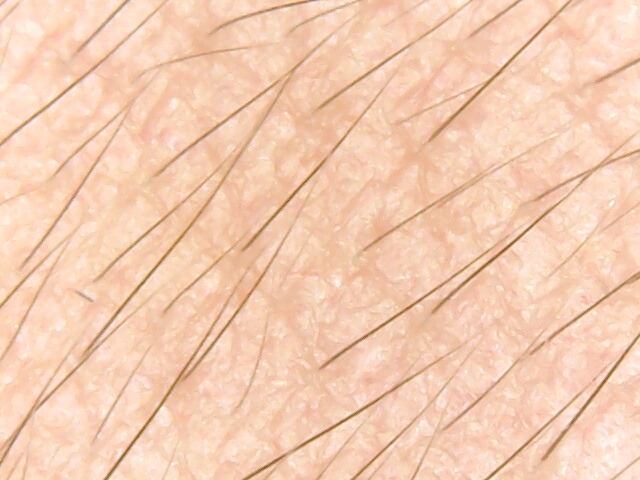
#> input picture Ai Module/Neonatal Jaundice Assessment A Dataset of Forehead and Sternum Images for Bilirubin Estimation/Neonatal Jaundice Assessment A Dataset of Forehead and Sternum Images for Bilirubin Estimation/Forehead/10.jpg, 640 x 480 px
$ python -i image_processing_training.py   (imports and definitions only)
#> lines starting #> are read from the running program, lines starting #| are printed output that depends on the picture; after the words box and inside, x2 and y2 are one past the last pixel; in counts of white or black regions, pixels touching at a corner belong together
import cv2
import numpy as np

# -------------------------------
# Load & Preprocess
# -------------------------------

def load_image(path):
    img = cv2.imread(path)
#> img is the input picture: shape (480, 640, 3); mean B, G, R 178.1, 204.7, 244.3
    if img is None:
        raise ValueError(f"Image not found at {path}")
    return cv2.cvtColor(img, cv2.COLOR_BGR2RGB)


def preprocess(image):
    max_size = 512
#> max_size = 512
    h, w = image.shape[:2]
#> h = 480; w = 640

    if max(h, w) > max_size:
        scale = max_size / max(h, w)
#> scale = 0.8
        image = cv2.resize(image, (int(w*scale), int(h*scale)))
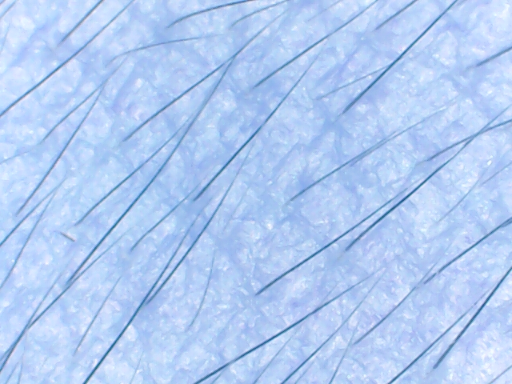
#> image: shape (384, 512, 3); mean of channels 0, 1, 2 244.3, 204.6, 178; drawn as B, G, R

    return cv2.GaussianBlur(image, (5,5), 0)
#> returned value: shape (384, 512, 3)

# -------------------------------
# SKIN REGION DETECTION 🔥
# -------------------------------

def segment_skin(image):
    ycrcb = cv2.cvtColor(image, cv2.COLOR_RGB2YCrCb)
#> ycrcb: shape (384, 512, 3); mean of channels 0, 1, 2 213.4, 150, 108.1

    lower = np.array([0,133,77], dtype=np.uint8)
    upper = np.array([255,173,127], dtype=np.uint8)

    mask = cv2.inRange(ycrcb, lower, upper)
#> mask: shape (384, 512); every value is 255

    kernel = cv2.getStructuringElement(cv2.MORPH_ELLIPSE, (5,5))
    mask = cv2.morphologyEx(mask, cv2.MORPH_OPEN, kernel)

    contours, _ = cv2.findContours(mask, cv2.RETR_EXTERNAL, cv2.CHAIN_APPROX_SIMPLE)
#> contours = [[[0, 0], [0, 383], [511, 383], [511, 0]]]

    if not contours:
        return image, image, mask

    largest = max(contours, key=cv2.contourArea)
#> largest = [[0, 0], [0, 383], [511, 383], [511, 0]]

    final_mask = np.zeros_like(mask)
    cv2.drawContours(final_mask, [largest], -1, 255, -1)

    skin_only = cv2.bitwise_and(image, image, mask=final_mask)

    x, y, w, h = cv2.boundingRect(largest)
#> x = 0; y = 0; w = 512; h = 384
    cropped = image[y:y+h, x:x+w]

    # Debug image (for professors 💯)
    debug = image.copy()
    cv2.rectangle(debug, (x,y), (x+w,y+h), (0,255,0), 2)
    cv2.putText(debug, "Skin Region Used", (10,30),
                cv2.FONT_HERSHEY_SIMPLEX, 0.8, (0,255,0), 2)
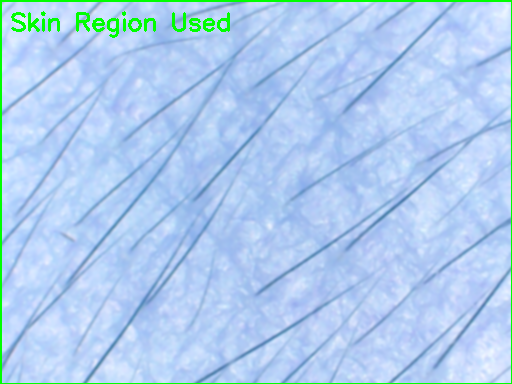
#> debug: shape (384, 512, 3); mean of channels 0, 1, 2 238.9, 205.5, 174; drawn as B, G, R

    return cropped, debug, final_mask

# -------------------------------
# FEATURE EXTRACTION
# -------------------------------

def extract_features(image):
    pixels = image[np.any(image > 0, axis=2)]

    if len(pixels) == 0:
        return None

    R = pixels[:,0]
    G = pixels[:,1]
    B = pixels[:,2]

    features = {
        "mean_R": np.mean(R),
        "mean_G": np.mean(G),
        "mean_B": np.mean(B),
        "std_R": np.std(R),
        "std_G": np.std(G),
        "std_B": np.std(B),
        "R_B_ratio": np.mean(R)/(np.mean(B)+1e-6),
        "yellow_index": np.mean(R)-np.mean(B),
    }
#> features = {'mean_R': 244.3, 'mean_G': 204.6, 'mean_B': 178, 'std_R': 10.96, 'std_G': 14.58, 'std_B': 18.93, 'R_B_ratio': 1.37, 'yellow_index': 66.25}

    return features

# -------------------------------
# MAIN PIPELINE (TRAINING)
# -------------------------------

def process_image(image_path):
    img = preprocess(load_image(image_path))

    skin_crop, debug_img, mask = segment_skin(img)

    features = extract_features(skin_crop)

    # Save debug output
    cv2.imwrite("debug_region.jpg", cv2.cvtColor(debug_img, cv2.COLOR_RGB2BGR))
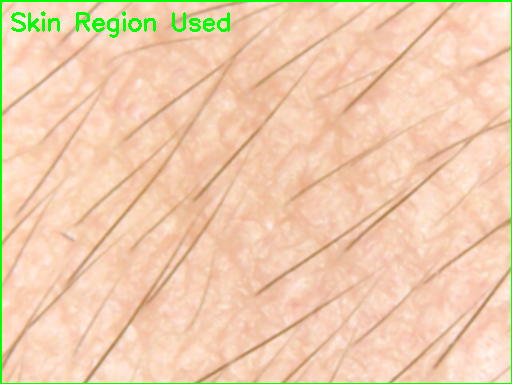
#> saved as debug_region.jpg: shape (384, 512, 3); mean B, G, R 174, 205.5, 238.9
    cv2.imwrite("mask.jpg", mask)

    return features


>>> result = process_image('../../../../Ai Module/Neonatal Jaundice Assessment A Dataset of Forehead and Sternum Images for Bilirubin Estimation/Neonatal Jaundice Assessment A Dataset of Forehead and Sternum Images for Bilirubin Estimation/Forehead/10.jpg')
#> result has the same summary as features in extract_features

$ run again, on Ai Module/Neonatal Jaundice Assessment A Dataset of Forehead and Sternum Images for Bilirubin Estimation/Neonatal Jaundice Assessment A Dataset of Forehead and Sternum Images for Bilirubin Estimation/Forehead/100.jpg
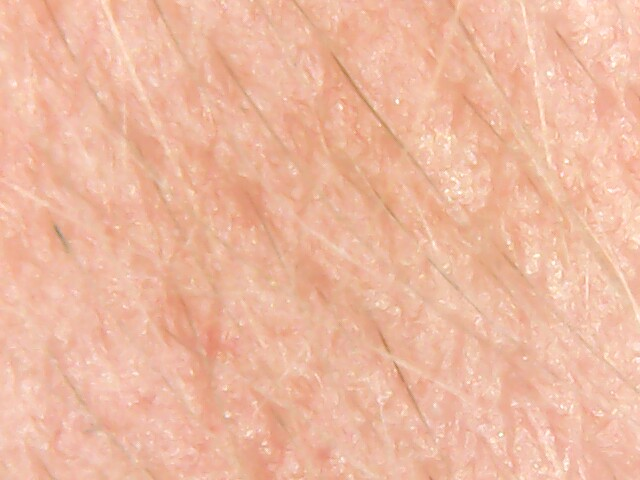
#> input picture Ai Module/Neonatal Jaundice Assessment A Dataset of Forehead and Sternum Images for Bilirubin Estimation/Neonatal Jaundice Assessment A Dataset of Forehead and Sternum Images for Bilirubin Estimation/Forehead/100.jpg, 640 x 480 px
#> in load_image, img is the input picture: shape (480, 640, 3); mean B, G, R 159.9, 184.9, 237.8
#> max_size = 512
#> scale = 0.8
#> ycrcb: shape (384, 512, 3); mean of channels 0, 1, 2 197.8, 156.6, 106.6
#> in segment_skin, `mask = cv2.inRange(ycrcb, lower, upper)`:
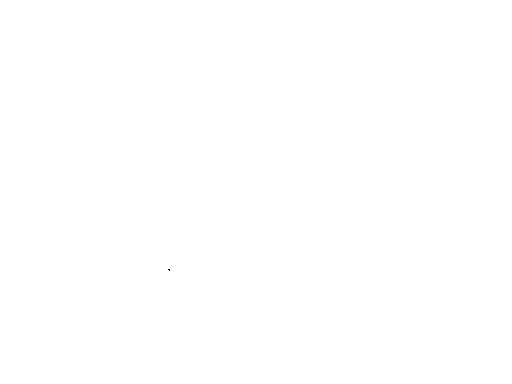
#> mask: shape (384, 512); 100% white; black in thin lines or dots, all inside (x1, y1, x2, y2) = (168, 269, 170, 271)
#> contours = [[[0, 0], [0, 383], [511, 383], [511, 0]]]
#> largest = [[0, 0], [0, 383], [511, 383], [511, 0]]
#> final_mask: shape (384, 512); every value is 255
#> in segment_skin, `x, y, w, h = cv2.boundingRect(largest)`: x = 0; w = 512; h = 384
#> in extract_features, `features = { "mean_R": np.mean(R), "mean_G": np.mean(G), "mean_B": np...`: features = {'mean_R': 237.8, 'mean_G': 184.8, 'mean_B': 159.8, 'std_R': 6.07, 'std_G': 11.32, 'std_B': 14.39, 'R_B_ratio': 1.49, 'yellow_index': 77.98}
#> in process_image, `cv2.imwrite("debug_region.jpg", cv2.cvtColor(debug_img, cv2.COLOR_RGB2..`:
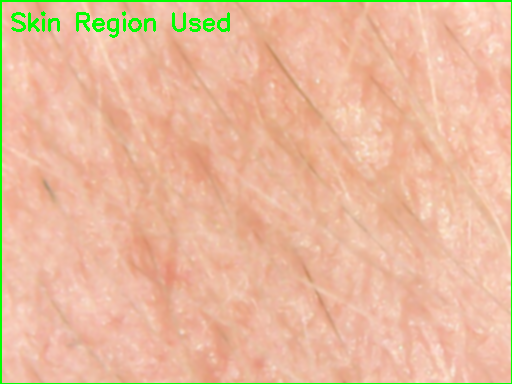
#> saved as debug_region.jpg: shape (384, 512, 3); mean B, G, R 156.2, 186.2, 232.6
#> result has the same summary as features in extract_features

$ run again, on Ai Module/Neonatal Jaundice Assessment A Dataset of Forehead and Sternum Images for Bilirubin Estimation/Neonatal Jaundice Assessment A Dataset of Forehead and Sternum Images for Bilirubin Estimation/Forehead/102.jpg
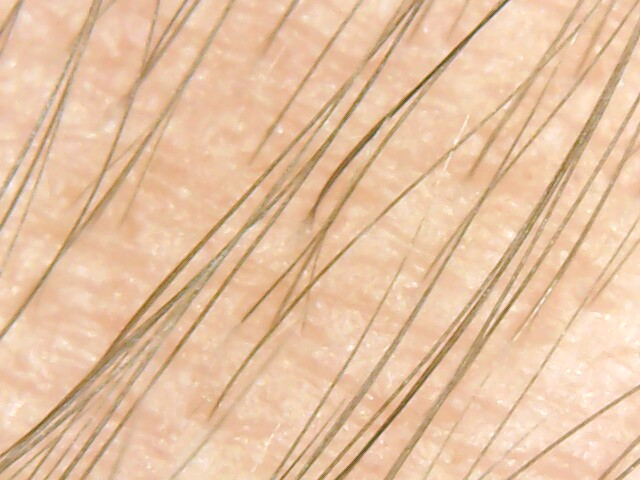
#> input picture Ai Module/Neonatal Jaundice Assessment A Dataset of Forehead and Sternum Images for Bilirubin Estimation/Neonatal Jaundice Assessment A Dataset of Forehead and Sternum Images for Bilirubin Estimation/Forehead/102.jpg, 640 x 480 px
#> in load_image, img is the input picture: shape (480, 640, 3); mean B, G, R 161.5, 193.5, 230
#> max_size = 512
#> scale = 0.8
#> ycrcb: shape (384, 512, 3); mean of channels 0, 1, 2 200.7, 148.9, 105.8
#> mask: shape (384, 512); every value is 255
#> contours = [[[0, 0], [0, 383], [511, 383], [511, 0]]]
#> largest = [[0, 0], [0, 383], [511, 383], [511, 0]]
#> in segment_skin, `x, y, w, h = cv2.boundingRect(largest)`: x = 0; w = 512; h = 384
#> in segment_skin, `cv2.putText(debug, "Skin Region Used", (10,30), cv2.FONT_HERSHEY_SIMPL..`:
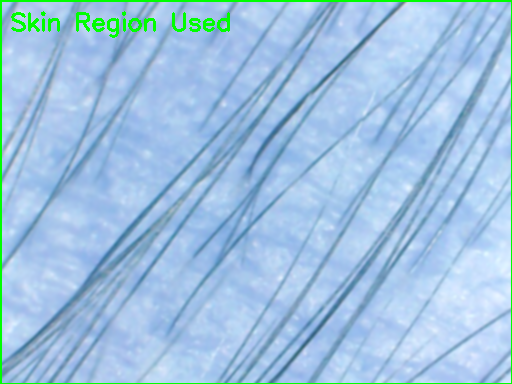
#> debug: shape (384, 512, 3); mean of channels 0, 1, 2 224.9, 194.7, 157.8; drawn as B, G, R
#> in extract_features, `features = { "mean_R": np.mean(R), "mean_G": np.mean(G), "mean_B": np...`: features = {'mean_R': 229.9, 'mean_G': 193.4, 'mean_B': 161.4, 'std_R': 18.43, 'std_G': 19.08, 'std_B': 23.52, 'R_B_ratio': 1.42, 'yellow_index': 68.53}
#> in process_image, `cv2.imwrite("debug_region.jpg", cv2.cvtColor(debug_img, cv2.COLOR_RGB2..`:
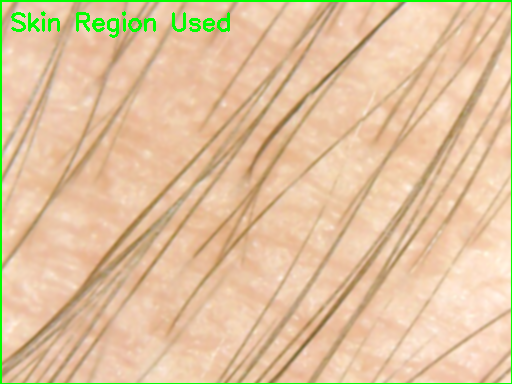
#> saved as debug_region.jpg: shape (384, 512, 3); mean B, G, R 157.8, 194.7, 224.9
#> result has the same summary as features in extract_features

$ run again, on Ai Module/Neonatal Jaundice Assessment A Dataset of Forehead and Sternum Images for Bilirubin Estimation/Neonatal Jaundice Assessment A Dataset of Forehead and Sternum Images for Bilirubin Estimation/Forehead/104.jpg
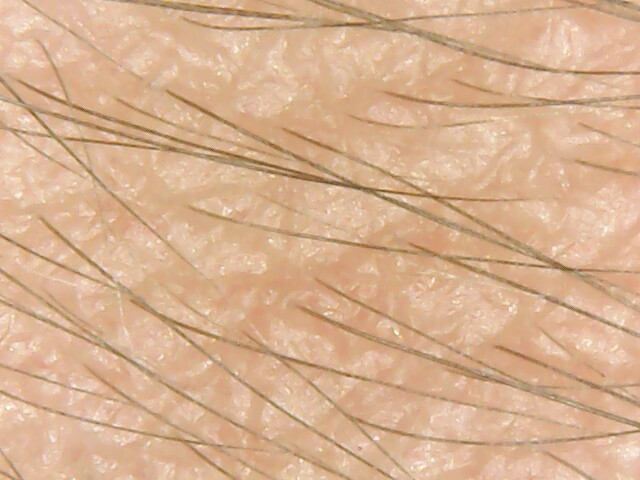
#> input picture Ai Module/Neonatal Jaundice Assessment A Dataset of Forehead and Sternum Images for Bilirubin Estimation/Neonatal Jaundice Assessment A Dataset of Forehead and Sternum Images for Bilirubin Estimation/Forehead/104.jpg, 640 x 480 px
#> in load_image, img is the input picture: shape (480, 640, 3); mean B, G, R 144, 176.4, 215.9
#> max_size = 512
#> scale = 0.8
#> ycrcb: shape (384, 512, 3); mean of channels 0, 1, 2 184.4, 150.4, 105.1
#> mask: shape (384, 512); every value is 255
#> contours = [[[0, 0], [0, 383], [511, 383], [511, 0]]]
#> largest = [[0, 0], [0, 383], [511, 383], [511, 0]]
#> in segment_skin, `x, y, w, h = cv2.boundingRect(largest)`: x = 0; w = 512; h = 384
#> in segment_skin, `cv2.putText(debug, "Skin Region Used", (10,30), cv2.FONT_HERSHEY_SIMPL..`:
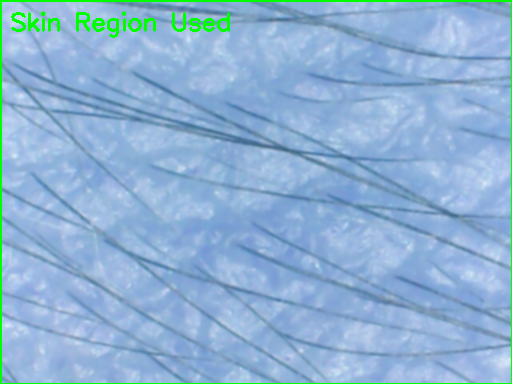
#> debug: shape (384, 512, 3); mean of channels 0, 1, 2 211, 177.9, 140.6; drawn as B, G, R
#> in extract_features, `features = { "mean_R": np.mean(R), "mean_G": np.mean(G), "mean_B": np...`: features = {'mean_R': 215.8, 'mean_G': 176.3, 'mean_B': 143.9, 'std_R': 14.3, 'std_G': 15.23, 'std_B': 18.99, 'R_B_ratio': 1.5, 'yellow_index': 71.89}
#> in process_image, `cv2.imwrite("debug_region.jpg", cv2.cvtColor(debug_img, cv2.COLOR_RGB2..`:
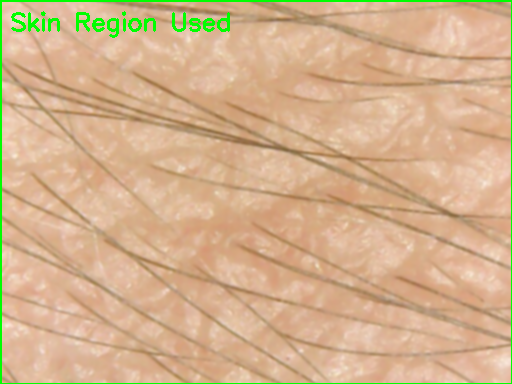
#> saved as debug_region.jpg: shape (384, 512, 3); mean B, G, R 140.6, 177.9, 211
#> result has the same summary as features in extract_features
